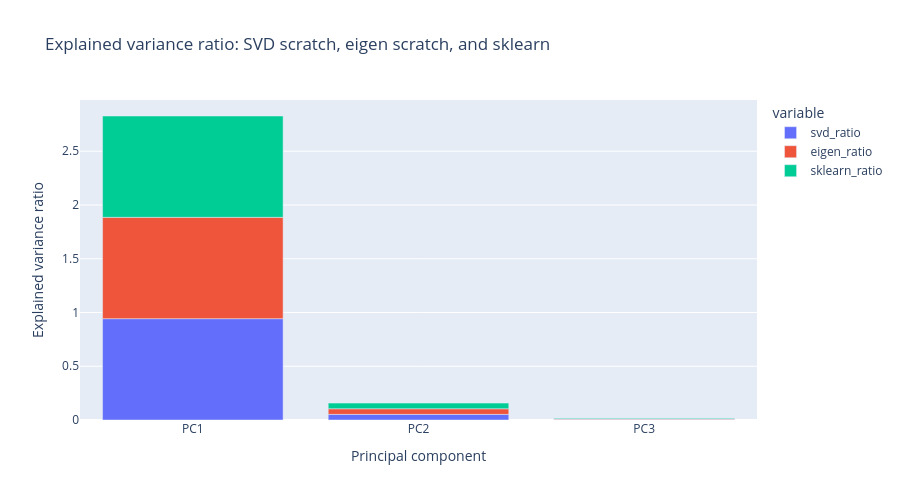

The notebook cell saved with this chart:
### Markdown cell above
## Explained Variance Comparison

Compare the explained variance ratios from SVD scratch PCA, eigen scratch PCA, and scikit-learn PCA.

### Code cell
variance_df = pd.DataFrame({
    'component': ['PC1', 'PC2', 'PC3'],
    'svd_ratio': explained_svd,
    'eigen_ratio': explained_eigen,
    'sklearn_ratio': explained_sklearn
})
fig = px.bar(variance_df, x='component', y=['svd_ratio', 'eigen_ratio', 'sklearn_ratio'],
             title='Explained variance ratio: SVD scratch, eigen scratch, and sklearn',
             labels={'value': 'Explained variance ratio', 'component': 'Principal component'},
             width=900, height=500)
fig.show()

### Figure 1 — Plotly figure (JSON) as saved in the notebook; plotly's stock layout.template omitted (floating-point values rounded to 4 significant figures)
{"data": [{"hovertemplate": "variable=svd_ratio<br>Principal component=%{x}<br>Explained variance ratio=%{y}<extra></extra>", "legendgroup": "svd_ratio", "marker": {"color": "#636efa", "pattern": {"shape": ""}}, "name": "svd_ratio", "orientation": "v", "showlegend": true, "textposition": "auto", "type": "bar", "x": ["PC1", "PC2", "PC3"], "xaxis": "x", "y": [0.9426, 0.05234, 0.005103], "yaxis": "y"}, {"hovertemplate": "variable=eigen_ratio<br>Principal component=%{x}<br>Explained variance ratio=%{y}<extra></extra>", "legendgroup": "eigen_ratio", "marker": {"color": "#EF553B", "pattern": {"shape": ""}}, "name": "eigen_ratio", "orientation": "v", "showlegend": true, "textposition": "auto", "type": "bar", "x": ["PC1", "PC2", "PC3"], "xaxis": "x", "y": [0.9426, 0.05234, 0.005103], "yaxis": "y"}, {"hovertemplate": "variable=sklearn_ratio<br>Principal component=%{x}<br>Explained variance ratio=%{y}<extra></extra>", "legendgroup": "sklearn_ratio", "marker": {"color": "#00cc96", "pattern": {"shape": ""}}, "name": "sklearn_ratio", "orientation": "v", "showlegend": true, "textposition": "auto", "type": "bar", "x": ["PC1", "PC2", "PC3"], "xaxis": "x", "y": [0.9426, 0.05234, 0.005103], "yaxis": "y"}], "layout": {"barmode": "relative", "height": 500, "legend": {"title": {"text": "variable"}, "tracegroupgap": 0}, "title": {"text": "Explained variance ratio: SVD scratch, eigen scratch, and sklearn"}, "width": 900, "xaxis": {"anchor": "y", "domain": [0, 1], "title": {"text": "Principal component"}}, "yaxis": {"anchor": "x", "domain": [0, 1], "title": {"text": "Explained variance ratio"}}}}
